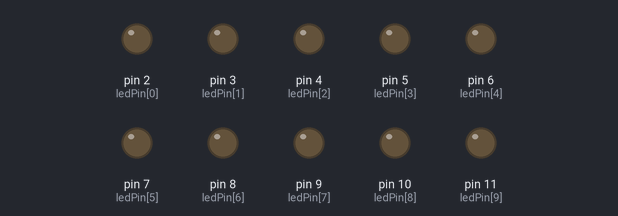
Bench run of a sketch on a simulated Arduino Uno, built with avr-gcc and run on an emulated ATmega328P. On the bench: output pins drawn as LEDs (lit = HIGH).

Above: at 0.15 s.
At 3.46 s:
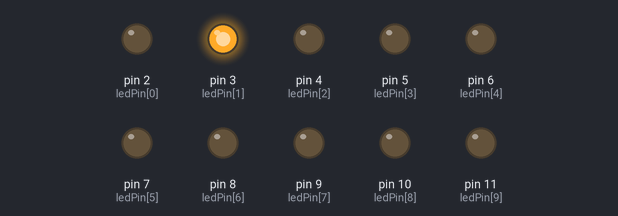
At 6.77 s:
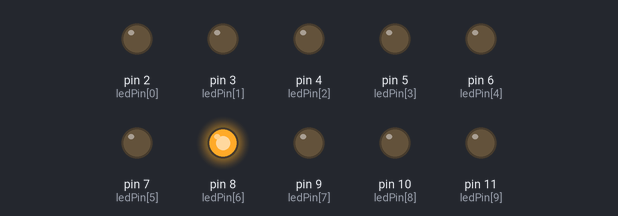
At 13.69 s:
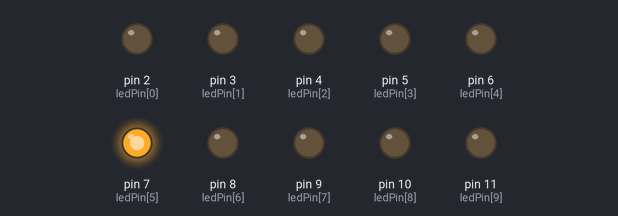
At 20.01 s:
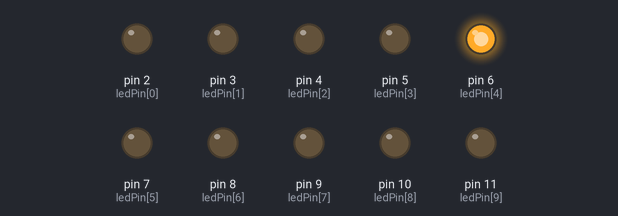
At 27.4 s:
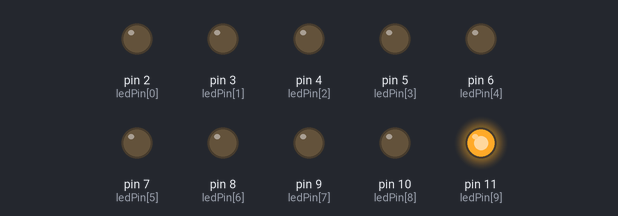
Timing chart, 0 to 28.9 s (numbered marks = the images above):
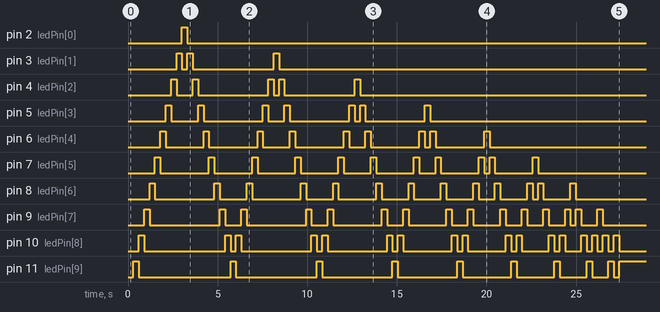

The sketch:

bouncyBall.ino
```cpp
byte ledPin[] = {2,3,4,5,6,7,8,9,10,11}, ledStart = 9, control=-1, ledEnd = 0;
unsigned long setupTime;

void setup(){
    for(int i=0; i<10; i++) pinMode(ledPin[i], OUTPUT);
    setupTime = millis();
}
void loop(){
    if(millis()-setupTime>300){
        bounce();
        setupTime = millis();
    }
}
void bounce(){
    for(int i=0; i<10; i++) digitalWrite(ledPin[i], LOW);
    digitalWrite(ledPin[ledStart], HIGH);
    ledStart += control;
    if(ledStart==ledEnd && ledEnd!=9) control = 1;
    if(ledStart==9 && ledEnd!=9){
        control = -1;
        ledEnd += 1;
    }
    if(ledEnd==9) control = 0;
}
```

Measured:
- by itself, pin 2 (ledPin[0]): LOW → HIGH at 3.0 s, → LOW 0.30 s later
- by itself, pin 3 (ledPin[1]): goes HIGH 0.30 s, LOW 0.30 s, HIGH 0.30 s, LOW 4.5 s, HIGH 0.30 s, then LOW
- by itself, pin 4 (ledPin[2]): LOW → HIGH at 2.4 s, → LOW 0.30 s later, → HIGH 0.90 s later, → LOW 0.30 s later, … (10 changes in this stretch)
- by itself, pin 5 (ledPin[3]): LOW → HIGH at 2.1 s, → LOW 0.30 s later, → HIGH 1.5 s later, → LOW 0.30 s later, … (14 changes in this stretch)
- by itself, pin 6 (ledPin[4]): LOW → HIGH at 1.8 s, → LOW 0.30 s later, → HIGH 2.1 s later, → LOW 0.30 s later, … (18 changes in this stretch)
- by itself, pin 7 (ledPin[5]): LOW → HIGH at 1.5 s, → LOW 0.30 s later, → HIGH 2.7 s later, → LOW 0.30 s later, … (22 changes in this stretch)
- by itself, pin 8 (ledPin[6]): LOW → HIGH at 1.2 s, → LOW 0.30 s later, → HIGH 3.3 s later, → LOW 0.30 s later, … (26 changes in this stretch)
- by itself, pin 9 (ledPin[7]): LOW → HIGH at 0.90 s, → LOW 0.30 s later, → HIGH 3.9 s later, → LOW 0.30 s later, … (30 changes in this stretch)
